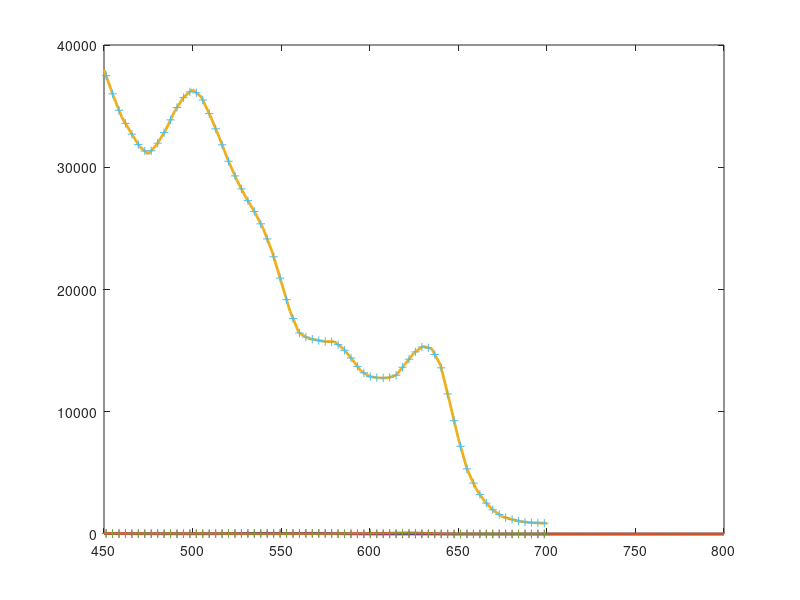
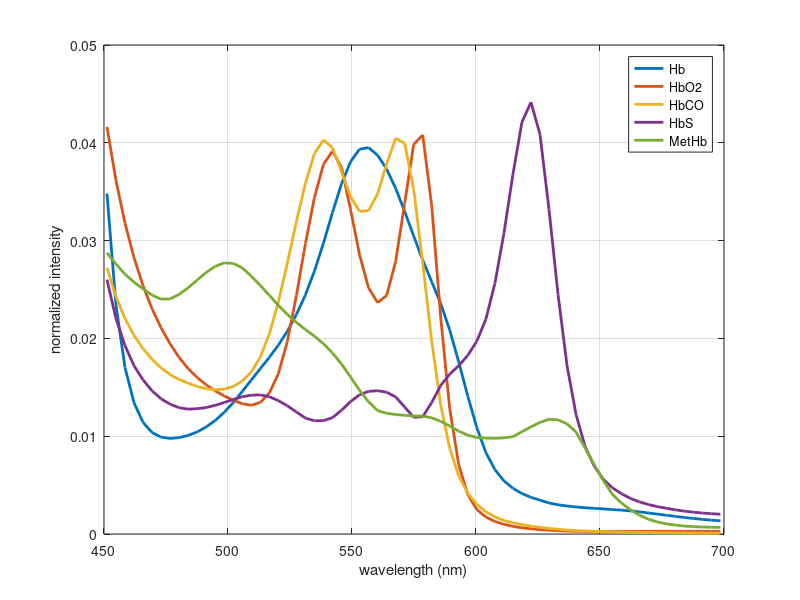

Write the MATLAB code that produced these figures, in order.
%%%%%%%%%%%%%%%%%%%%%%%%%%%%%%%%%%%%%%%%%%%%%%%%%%%%%%%%%%%%%%%%%%%%%%%%%%%%%%%
% https://github.com/multimodalspectroscopy/UCL-NIR-Spectra/?tab=readme-ov-file
%%%%%%%%%%%%%%%%%%%%%%%%%%%%%%%%%%%%%%%%%%%%%%%%%%%%%%%%%%%%%%%%%%%%%%%%%%%%%%%

Hb=[450	53.9200
452	42.3200
454	34.0800
456	28.0880
458	23.7280
460	20.5240
462	18.2080
464	16.4800
466	15.2520
468	14.4080
470	13.8280
472	13.4640
474	13.2720
476	13.1880
478	13.2080
480	13.2880
482	13.4120
484	13.6200
486	13.8600
488	14.1520
490	14.5320
492	14.9440
494	15.4440
496	15.9920
498	16.6320
500	17.3200
502	18.1000
504	18.9080
506	19.7920
508	20.6400
510	21.5320
512	22.3720
514	23.2640
516	24.1000
518	24.9960
520	25.9120
522	26.9480
524	28.0440
526	29.2680
528	30.5760
530	32.0400
532	33.6440
534	35.4640
536	37.4200
538	39.6040
540	41.8800
542	44.2400
544	46.4800
546	48.6000
548	50.3600
550	51.8400
552	52.8400
554	53.4000
556	53.4400
558	53.1600
560	52.4400
562	51.5200
564	50.3600
566	49.0000
568	47.4000
570	45.6800
572	43.8400
574	41.9600
576	40.0800
578	38.2560
580	36.5640
582	34.9360
584	33.3320
586	31.6120
588	29.6880
590	27.5000
592	25.0840
594	22.5160
596	19.9040
598	17.3680
600	15.0360
602	12.9680
604	11.2240
606	9.8080
608	8.6760
610	7.7840
612	7.0720
614	6.5080
616	6.0560
618	5.6720
620	5.3440
622	5.0800
624	4.8480
626	4.6520
628	4.4800
630	4.2040
632	4.0880
634	3.9840
636	3.8960
638	3.8120
640	3.7440
642	3.6800
644	3.6280
646	3.5800
648	3.5360
650	3.4920
652	3.4560
654	3.4080
656	3.3440
658	3.3120
660	3.2600
662	3.1960
664	3.1280
666	3.0520
668	2.9720
670	2.8840
672	2.7960
674	2.7080
676	2.6200
678	2.5320
680	2.4480
682	2.3640
684	2.2840
686	2.2040
688	2.1320
690	2.0640
692	2.0000
694	1.9400
696	1.8840
698	1.8360
700	1.7880
702	1.7440
704	1.7040
706	1.6640
708	1.6240
710	1.5880
712	1.5480
714	1.5160
716	1.4800
718	1.4440
720	1.4120
722	1.3840
724	1.3600
726	1.3360
728	1.3200
730	1.3080
732	1.3040
734	1.3080
736	1.3160
738	1.3320
740	1.3560
742	1.3840
744	1.4200
746	1.4640
748	1.5080
750	1.5520
752	1.5960
754	1.6360
756	1.6600
758	1.6680
760	1.6560
762	1.6280
764	1.5840
766	1.5240
768	1.4560
770	1.3880
772	1.3200
774	1.2560
776	1.1960
778	1.1400
780	1.0920
782	1.0480
784	1.0120
786	0.9800
788	0.9520
790	0.9320
792	0.9120
794	0.8920
796	0.8760
798	0.8640
800	0.8600];

HbO2=[450	64.8
452	59.6
454	55.2
456	51.24
458	47.84
460	44.68
462	42
464	39.5
466	37.332
468	35.336
470	33.596
472	31.972
474	30.548
476	29.212
478	28.008
480	26.888
482	25.928
484	25.024
486	24.292
488	23.552
490	22.964
492	22.38
494	21.892
496	21.412
498	21.016
500	20.616
502	20.28
504	19.936
506	19.708
508	19.528
510	19.512
512	19.684
514	20.168
516	20.94
518	22.192
520	23.924
522	26.316
524	29.28
526	32.92
528	37
530	41.4
532	45.68
534	49.6
536	52.88
538	55.6
540	57.28
542	58.08
544	57.36
546	55.32
548	51.96
550	48.04
552	44.08
554	40.68
556	37.928
558	36.06
560	35.068
562	35.076
564	36.168
566	38.456
568	42
570	46.72
572	52.2
574	57.48
576	61.04
578	61.44
580	57.68
582	50.4
584	41.12
586	31.752
588	23.548
590	17.048
592	12.248
594	8.864
596	6.536
598	4.936
600	3.8280
602	3.1000
604	2.5640
606	2.1560
608	1.8400
610	1.5880
612	1.3840
614	1.2200
616	1.0840
618	0.9680
620	0.8720
622	0.7880
624	0.7200
626	0.6560
628	0.6000
630	0.5560
632	0.5160
634	0.4800
636	0.4560
638	0.4320
640	0.4160
642	0.4040
644	0.3960
646	0.3960
648	0.3920
650	0.3920
652	0.3960
654	0.3960
656	0.3920
658	0.3920
660	0.4000
662	0.4040
664	0.4040
666	0.4060
668	0.4080
670	0.4080
672	0.4080
674	0.4120
676	0.4120
678	0.4120
680	0.4120
682	0.4120
684	0.4120
686	0.4120
688	0.4120
690	0.4120
692	0.4120
694	0.4120
696	0.4160
698	0.4160
700	0.4200
702	0.4240
704	0.4240
706	0.4320
708	0.4360
710	0.4400
712	0.4480
714	0.4520
716	0.4600
718	0.4640
720	0.4720
722	0.4800
724	0.4880
726	0.4920
728	0.5000
730	0.5080
732	0.5160
734	0.5240
736	0.5320
738	0.5400
740	0.5480
742	0.5560
744	0.5640
746	0.5720
748	0.5800
750	0.5920
752	0.6000
754	0.6080
756	0.6160
758	0.6280
760	0.6360
762	0.6440
764	0.6520
766	0.6640
768	0.6720
770	0.6840
772	0.6920
774	0.7000
776	0.7120
778	0.7200
780	0.7320
782	0.7400
784	0.7520
786	0.7600
788	0.7720
790	0.7840
792	0.7920
794	0.8040
796	0.8120
798	0.8240
800	0.8320];

HbCO=[450	40.2800
452	37.5160
454	35.2360
456	33.2440
458	31.5880
460	30.1160
462	28.8680
464	27.7320
466	26.7600
468	25.8760
470	25.1000
472	24.3880
474	23.8080
476	23.2640
478	22.8400
480	22.4600
482	22.1680
484	21.8640
486	21.6120
488	21.3560
490	21.1680
492	21.0080
494	20.9400
496	20.9000
498	20.9680
500	21.1160
502	21.3800
504	21.7160
506	22.2480
508	22.8920
510	23.7600
512	24.9000
514	26.3840
516	28.2240
518	30.5360
520	33.1880
522	36.2000
524	39.4000
526	42.7600
528	46.0000
530	49.1600
532	51.9600
534	54.4400
536	56.2000
538	57.2000
540	57.0800
542	56.1600
544	54.3600
546	52.3200
548	50.2000
550	48.4400
552	47.1200
554	46.5200
556	46.6000
558	47.4800
560	49.0000
562	51.2000
564	53.7200
566	56.1600
568	57.7200
570	57.8400
572	55.9600
574	52.2800
576	47.0400
578	40.9600
580	34.5520
582	28.3560
584	22.8400
586	18.2000
588	14.4720
590	11.5640
592	9.3200
594	7.5960
596	6.2680
598	5.2280
600	4.4160
602	3.7560
604	3.2240
606	2.7880
608	2.4280
610	2.1200
612	1.8640
614	1.6880
616	1.5360
618	1.3920
620	1.2640
622	1.1480
624	1.0440
626	0.9520
628	0.8640
630	0.7840
632	0.7160
634	0.6520
636	0.5920
638	0.5440
640	0.5000
642	0.4640
644	0.4320
646	0.4080
648	0.3840
650	0.3640
652	0.3440
654	0.3280
656	0.3080
658	0.2840
660	0.2760
662	0.2640
664	0.2480
666	0.2360
668	0.2240
670	0.2120
672	0.2000
674	0.1880
676	0.1800
678	0.1720
680	0.1640
682	0.1560
684	0.1480
686	0.1440
688	0.1360
690	0.1320
692	0.1280
694	0.1240
696	0.1200
698	0.1160
700	0.1120
702	0.1080
704	0.1080
706	0.1040
708	0.1000
710	0.1000
712	0.1000
714	0.0960
716	0.0960
718	0.0960
720	0.0920
722	0.0920
724	0.0920
726	0.0880
728	0.0880
730	0.0880
732	0.0880
734	0.0840
736	0.0840
738	0.0840
740	0.0840
742	0.0800
744	0.0800
746	0.0800
748	0.0800
750	0.0760
752	0.0760
754	0.0760
756	0.0760
758	0.0760
760	0.0720
762	0.0720
764	0.0720
766	0.0720
768	0.0720
770	0.0720
772	0.0720
774	0.0680
776	0.0680
778	0.0680
780	0.0680
782	0.0680
784	0.0680
786	0.0680
788	0.0640
790	0.0640
792	0.0640
794	0.0640
796	0.0640
798	0.0640
800	0.0600];

HbS=[450	52.9200
452	47.8400
454	43.6000
456	40.3200
458	37.4800
460	35.2000
462	33.0800
464	31.4800
466	30.0400
468	28.8800
470	27.7200
472	26.8800
474	26.1600
476	25.6400
478	25.1200
480	24.8000
482	24.6000
484	24.4800
486	24.4800
488	24.6000
490	24.6800
492	24.8800
494	25.1200
496	25.4000
498	25.7200
500	26.0000
502	26.3600
504	26.6400
506	26.9600
508	27.1200
510	27.2800
512	27.3200
514	27.2400
516	27.0400
518	26.7200
520	26.2400
522	25.6800
524	25.1200
526	24.4400
528	23.8000
530	22.9600
532	22.6000
534	22.2400
536	22.1600
538	22.1600
540	22.4800
542	22.7600
544	23.6000
546	24.3600
548	25.2400
550	26.2800
552	26.9600
554	27.6000
556	27.9200
558	28.0800
560	28.1200
562	28.0000
564	27.8000
566	27.3600
568	26.7600
570	25.7200
572	24.4000
574	23.2000
576	22.4800
578	22.7200
580	23.8000
582	25.6400
584	27.7200
586	29.3200
588	30.3600
590	31.7600
592	32.4800
594	33.4800
596	34.6000
598	35.8800
600	37.4800
602	39.5200
604	42.1600
606	45.6400
608	49.9600
610	55.2400
612	61.1600
614	67.6800
616	74.0800
618	79.7600
620	83.6400
622	84.8400
624	82.9200
626	77.8800
628	70.1600
630	61.1200
632	51.7600
634	42.9200
636	35.2000
638	29.0400
640	24.0800
642	20.2400
644	17.1600
646	14.8400
648	13.0000
650	11.5600
652	10.3600
654	9.4400
656	8.6800
658	8.0800
660	7.5200
662	7.0400
664	6.6400
666	6.2800
668	6.0000
670	5.7200
672	5.4800
674	5.2800
676	5.1200
678	4.9200
680	4.7600
682	4.6400
684	4.4800
686	4.3600
688	4.2800
690	4.1600
692	4.0800
694	4.0000
696	3.9600
698	3.8800
700	3.8400
702	3.8000
704	3.7600
706	3.7200
708	3.7200
710	3.6800
712	3.6400
714	3.6000
716	3.6000
718	3.5600
720	3.5200
722	0.2444
724	0.2417
726	0.2389
728	3.4000
730	3.3600
732	3.3200
734	3.2800
736	3.2400
738	3.2400
740	3.2000
742	3.1600
744	3.1600
746	3.1200
748	3.0800
750	3.0400
752	3.0000
754	2.9600
756	2.9200
758	2.8800
760	2.8400
762	2.7600
764	2.7200
766	2.6800
768	2.6400
770	2.6000
772	2.5600
774	2.4800
776	2.4000
778	2.3600
780	2.2800
782	2.2400
784	2.1600
786	2.0800
788	2.0000
790	1.9600
792	1.8800
794	1.8000
796	1.7200
798	1.6400
800	1.6000];

MetHb=[450.0 37979.16900
455.0 35935.92690
460.0 34103.26420
465.0 32884.82020
470.0 31709.83820
475.0 31075.93790
480.0 31899.79390
485.0 33090.21610
490.0 34617.00980
495.0 35729.77700
500.0 36358.50890
505.0 35729.77700
510.0 34205.10390
515.0 32461.13000
520.0 30592.99160
525.0 28946.51130
530.0 27565.83200
535.0 26349.99310
540.0 24950.72020
545.0 23049.71200
550.0 20651.48440
555.0 18223.08430
560.0 16473.19290
565.0 16015.68300
570.0 15860.84630
575.0 15738.73000
580.0 15738.73000
585.0 15165.59890
590.0 14298.91300
595.0 13341.91840
600.0 12878.00200
605.0 12766.16900
610.0 12766.16900
615.0 12990.81390
620.0 13908.88740
625.0 14806.57300
630.0 15355.28040
635.0 15153.85820
640.0 13803.87760
645.0 10872.88490
650.0 7824.77667
655.0 5281.40319
660.0 3706.64876
665.0 2645.23461
670.0 1903.16662
675.0 1415.80821
680.0 1203.42206
685.0 1025.49677
690.0 940.773010
695.0 902.233430
700.0 877.368060];

figure;
plot(HbCO(:,1),HbCO(:,2),'LineWidth',2); hold on;
plot(HbS(:,1),HbS(:,2),'LineWidth',2);
plot(MetHb(:,1),MetHb(:,2),'LineWidth',2)
load('EMHbHbO2_3.mat')

w=wave2(wave2>450 & wave2<700);
Hbu=interp1(Hb(:,1),Hb(:,2),w);
HbO2u=interp1(HbO2(:,1),HbO2(:,2),w);
HbCOu=interp1(HbCO(:,1),HbCO(:,2),w);
HbSu=interp1(HbS(:,1),HbS(:,2),w);
MetHbu=interp1(MetHb(:,1),MetHb(:,2),w);

plot(w,HbCOu,'+');
plot(w,HbSu,'+');
plot(w,MetHbu,'+');
PP3=[Hbu' HbO2u' HbCOu' HbSu' MetHbu'];
PP3=PP3./sum(PP3,1);
figure;
plot(w',PP3,'LineWidth',2);
xlabel('wavelength (nm)');
ylabel('normalized intensity');
grid on;
legend('Hb','HbO2', 'HbCO', 'HbS','MetHb');

